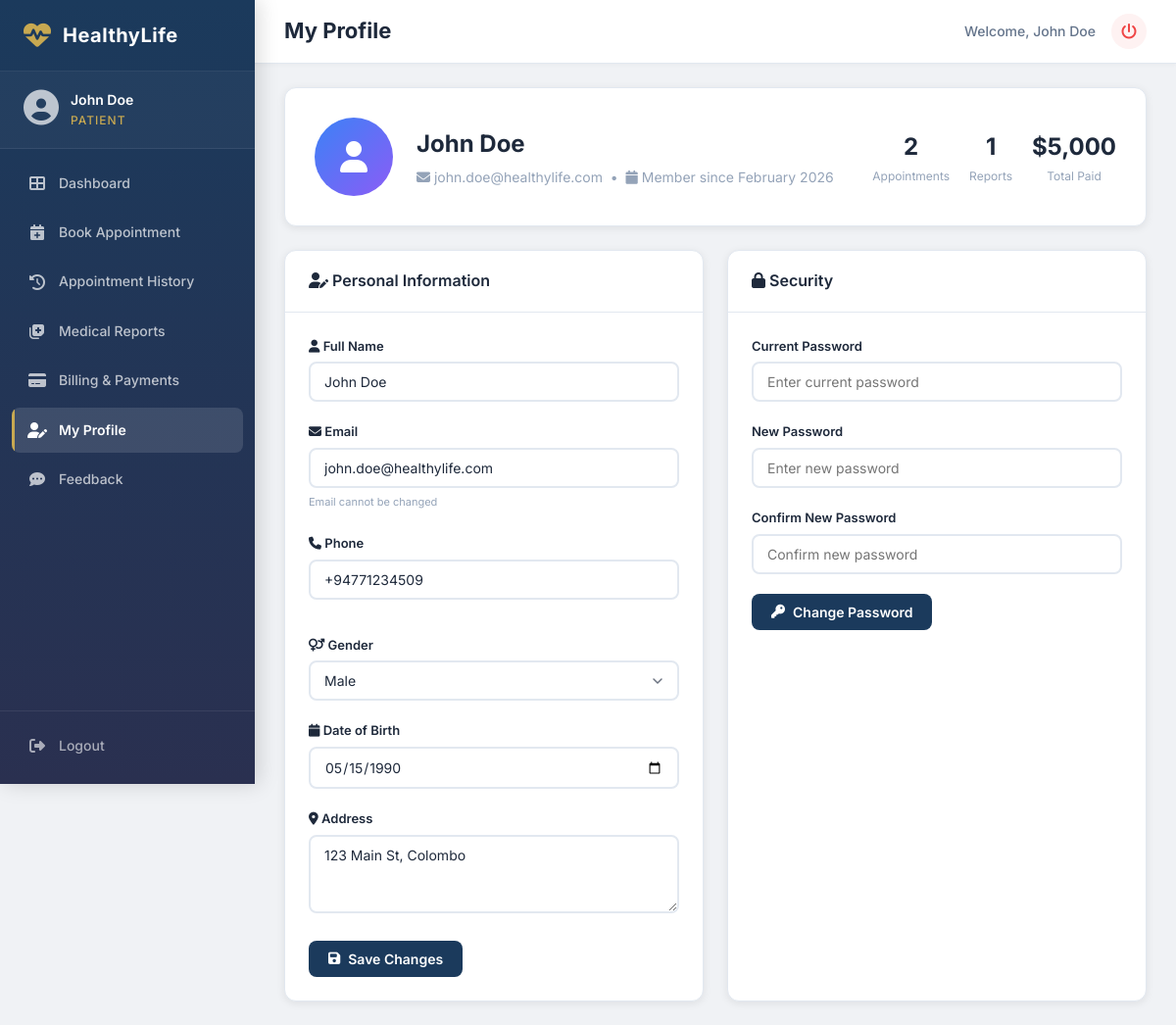
The app's page /patient/my_profile.php (signed in) with its own data.
### tables this page shows
CREATE TABLE IF NOT EXISTS `users` (
  `id` INT AUTO_INCREMENT PRIMARY KEY,
  `full_name` VARCHAR(100) NOT NULL,
  `email` VARCHAR(150) NOT NULL UNIQUE,
  `password` VARCHAR(255) NOT NULL,
  `role` ENUM('admin','doctor','patient','receptionist') NOT NULL DEFAULT 'patient',
  `phone` VARCHAR(20) DEFAULT NULL,
  `gender` ENUM('male','female','other') DEFAULT NULL,
  `date_of_birth` DATE DEFAULT NULL,
  `address` TEXT DEFAULT NULL,
  `profile_image` VARCHAR(255) DEFAULT NULL,
  `specialization` VARCHAR(100) DEFAULT NULL,
  `consulting_hours` VARCHAR(100) DEFAULT NULL,
  `consulting_days` VARCHAR(255) DEFAULT NULL,
  `consulting_fee` DECIMAL(10,2) DEFAULT NULL,
  `is_active` TINYINT(1) NOT NULL DEFAULT 1,
  `created_at` TIMESTAMP DEFAULT CURRENT_TIMESTAMP,
  `updated_at` TIMESTAMP DEFAULT CURRENT_TIMESTAMP ON UPDATE CURRENT_TIMESTAMP
);

### patient/my_profile.php (the view, shortened to what this page needs)
<?php
require_once __DIR__ . '/../middleware/check_login.php';
$userId = $_SESSION['user_id'];
$user = $conn->query("SELECT * FROM users WHERE id = $userId")->fetch_assoc();
$totalAppts = $conn->query("SELECT COUNT(*) as c FROM appointments WHERE patient_id = $userId")->fetch_assoc()['c'];
$totalReports = $conn->query("SELECT COUNT(*) as c FROM medical_reports WHERE patient_id = $userId")->fetch_assoc()['c'];
$totalPaid = $conn->query("SELECT COALESCE(SUM(amount), 0) as t FROM billing WHERE patient_id = $userId AND payment_status='paid'")->fetch_assoc()['t'];
require_once __DIR__ . '/../includes/header.php';
require_once __DIR__ . '/../includes/sidebar.php';
?>
<div class="card" style="margin-bottom:24px;">
    <div class="card-body" style="padding:30px;">
        <div style="display:flex;align-items:center;gap:24px;flex-wrap:wrap;">
            <div style="width:80px;height:80px;border-radius:50%;background:linear-gradient(135deg,#3b82f6,#8b5cf6);display:flex;align-items:center;justify-content:center;color:#fff;font-size:32px;flex-shrink:0;">
                <i class="fas fa-user"></i>
            </div>
            <div style="flex:1;">
                <h2 style="font-size:24px;font-weight:700;color:var(--text-primary);margin-bottom:4px;">
                    <?php echo htmlspecialchars($user['full_name']); ?>
                </h2>
                <p style="font-size:14px;color:var(--text-muted);">
                    <i class="fas fa-envelope"></i> <?php echo htmlspecialchars($user['email']); ?> &nbsp;•&nbsp;
                    <i class="fas fa-calendar"></i> Member since <?php echo date('F Y', strtotime($user['created_at'])); ?>
                </p>
            </div>
            <div style="display:flex;gap:20px;text-align:center;flex-wrap:wrap;justify-content:center;">
                <div>
                    <div style="font-size:24px;font-weight:700;color:var(--text-primary);"><?php echo $totalAppts; ?></div>
                    <div style="font-size:12px;color:var(--text-muted);">Appointments</div>
                </div>
                <div>
                    <div style="font-size:24px;font-weight:700;color:var(--text-primary);"><?php echo $totalReports; ?></div>
                    <div style="font-size:12px;color:var(--text-muted);">Reports</div>
                </div>
                <div>
                    <div style="font-size:24px;font-weight:700;color:var(--text-primary);">$<?php echo number_format($totalPaid, 0); ?></div>
                    <div style="font-size:12px;color:var(--text-muted);">Total Paid</div>
                </div>
            </div>
        </div>
    </div>
</div>
<div class="grid-2">
    <div class="card">
        <div class="card-header">
            <h2><i class="fas fa-user-edit"></i> Personal Information</h2>
        </div>
        <div class="card-body">
            <form method="POST">
                <div class="form-group">
                    <label><i class="fas fa-user"></i> Full Name</label>
                    <input type="text" name="full_name" class="form-control" value="<?php echo htmlspecialchars($user['full_name']); ?>" required>
                </div>
                <div class="form-group">
                    <label><i class="fas fa-envelope"></i> Email</label>
                    <input type="email" class="form-control" value="<?php echo htmlspecialchars($user['email']); ?>" disabled>
                    <small style="color:var(--text-muted);font-size:11px;">Email cannot be changed</small>
                </div>
                <div class="form-row">
                    <div class="form-group">
                        <label><i class="fas fa-phone"></i> Phone</label>
                        <input type="text" name="phone" class="form-control" value="<?php echo htmlspecialchars($user['phone'] ?? ''); ?>">
                    </div>
                    <div class="form-group">
                        <label><i class="fas fa-venus-mars"></i> Gender</label>
                        <select name="gender" class="form-control">
                            <option value="male" <?php echo $user['gender'] === 'male' ? 'selected' : ''; ?>>Male</option>
                        </select>
                    </div>
                </div>
                <div class="form-group">
                    <label><i class="fas fa-calendar"></i> Date of Birth</label>
                    <input type="date" name="date_of_birth" class="form-control" value="<?php echo $user['date_of_birth'] ?? ''; ?>">
                </div>
                <div class="form-group">
                    <label><i class="fas fa-map-marker-alt"></i> Address</label>
                    <textarea name="address" class="form-control" rows="2"><?php echo htmlspecialchars($user['address'] ?? ''); ?></textarea>
                </div>
                <button type="submit" class="btn btn-primary"><i class="fas fa-save"></i> Save Changes</button>
            </form>
        </div>
    </div>
    <div class="card">
        <div class="card-header">
            <h2><i class="fas fa-lock"></i> Security</h2>
        </div>
        <div class="card-body">
            <form method="POST">
                <div class="form-group">
                    <label>Current Password</label>
                    <input type="password" name="current_password" class="form-control" placeholder="Enter current password" required>
                </div>
                <div class="form-group">
                    <label>New Password</label>
                    <input type="password" name="new_password" class="form-control" placeholder="Enter new password" required minlength="6">
                </div>
                <div class="form-group">
                    <label>Confirm New Password</label>
                    <input type="password" name="confirm_password" class="form-control" placeholder="Confirm new password" required minlength="6">
                </div>
                <button type="submit" class="btn btn-primary"><i class="fas fa-key"></i> Change Password</button>
            </form>
        </div>
    </div>
</div>
<?php require_once __DIR__ . '/../includes/footer.php'; ?>

### includes/includes.css (style rules this page uses)
:root { --theme-primary: #1a1f3d; --theme-primary-light: #2a3050; --sidebar-width: 260px; --sidebar-collapsed: 0px; --topbar-height: 65px; --border-radius: 12px; --border-radius-sm: 8px; --shadow-sm: 0 2px 8px rgba(0, 0, 0, 0.08); --shadow-md: 0 4px 16px rgba(0, 0, 0, 0.12); --shadow-lg: 0 8px 32px rgba(0, 0, 0, 0.16); --transition: all 0.3s cubic-bezier(0.4, 0, 0.2, 1); --font-family: 'Inter', -apple-system, BlinkMacSystemFont, sans-serif; --color-success: #10b981; --color-danger: #ef4444; --color-warning: #f59e0b; --color-info: #3b82f6; --bg-body: #f0f2f5; --bg-card: #ffffff; --text-primary: #1e293b; --text-secondary: #64748b; --text-muted: #94a3b8; --border-color: #e2e8f0; --gold-accent: #c8a951; --bg-light: #f8fafc; --text-accent: #6366f1; }
*, *::before, *::after { margin: 0; padding: 0; box-sizing: border-box; }
body { font-family: var(--font-family); background: var(--bg-body); color: var(--text-primary); line-height: 1.6; overflow-x: hidden; -webkit-text-size-adjust: 100%; }
.card { background: var(--bg-card); border-radius: var(--border-radius); box-shadow: var(--shadow-sm); border: 1px solid var(--border-color); transition: var(--transition); overflow: hidden; }
.card-header { padding: 18px 24px; border-bottom: 1px solid var(--border-color); display: flex; align-items: center; justify-content: space-between; gap: 12px; flex-wrap: wrap; }
.card-header h2 { font-size: 16px; font-weight: 600; color: var(--text-primary); }
.card-body { padding: 24px; }
.btn { display: inline-flex; align-items: center; gap: 8px; padding: 10px 20px; border-radius: var(--border-radius-sm); font-size: 14px; font-weight: 600; cursor: pointer; border: none; transition: var(--transition); font-family: var(--font-family); text-decoration: none; white-space: nowrap; justify-content: center; }
.btn-primary { background: var(--theme-primary); color: #fff; }
.form-group { margin-bottom: 20px; }
.form-group label { display: block; font-size: 13px; font-weight: 600; color: var(--text-primary); margin-bottom: 6px; }
.form-control { width: 100%; padding: 10px 14px; border: 2px solid var(--border-color); border-radius: var(--border-radius-sm); font-size: 14px; font-family: var(--font-family); color: var(--text-primary); background: var(--bg-card); transition: var(--transition); outline: none; -webkit-appearance: none; appearance: none; }
select.form-control { background-position: right 10px center; background-repeat: no-repeat; background-size: 20px; padding-right: 36px; }
textarea.form-control { min-height: 80px; resize: vertical; }
.form-row { display: grid; grid-template-columns: repeat(auto-fit, minmax(200px, 1fr)); gap: 16px; }
.grid-2 { display: grid; grid-template-columns: repeat(auto-fit, minmax(300px, 1fr)); gap: 24px; }

### patient/patient.css (style rules this page uses)
:root { --patient-primary: #1b3a5c; --patient-primary-light: #2a4f7a; --patient-accent: #6bc5a0; }

### records on screen
users: full_name "John Doe", email "john.doe@healthylife.com", created_at "February 2026", phone "+94771234509", gender "Male", date_of_birth "05/15/1990", address "123 Main St, Colombo"

### other values on screen
$_SESSION['full_name'] "John Doe"
$role "PATIENT"
$pageTitle "My Profile"
$totalAppts "2"
$totalReports "1"
$totalPaid "5,000"
